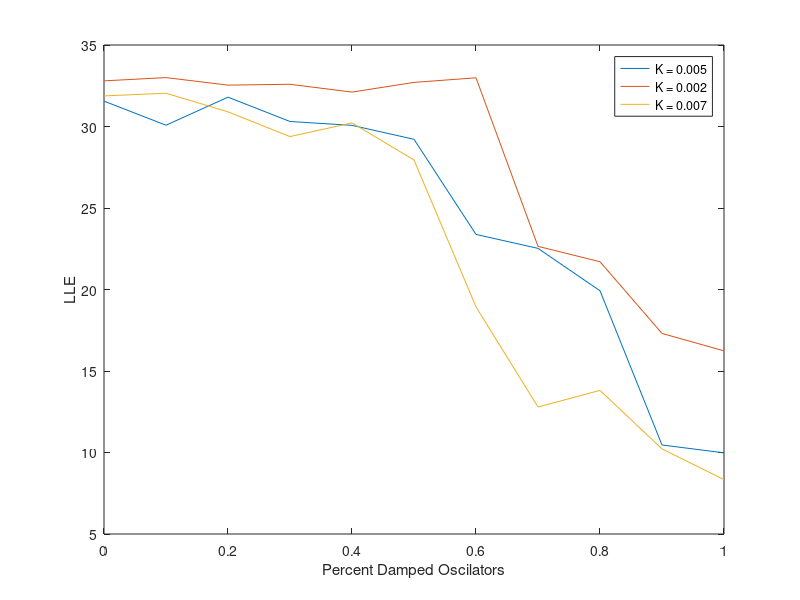

The MATLAB source for this figure:

% strong light intensity - 0.007
LLEs0 = [ 
          34.175  32.04
          34.975  32.96
          32.725  29.74
          32.425  28.02
          34.20   30.4
          32.85   27
          32.325  18
          31.9    12
          32      13
          33.4    10.04
          32.625  8 

        ];
difs = LLEs0(:,1) - LLEs0(:,2);
normalized_lle0 = 34*(1-difs./LLEs0(:,1));

% moderate light strong - 0.005
  
  % LLE matrix format : original period - LLE
  LLEs = [34.10    31.65
          34.95    30.92
          34.00    31.80
          33.70    30.04
          34.78    30.76
          33.40    28.70
          33.10    22.76
          33.30    22.06
          33.50    19.63
          32.50    10.00
          33.80    9.920];
        
difs = LLEs(:,1) - LLEs(:,2);
normalized_lle = 34*(1-difs./LLEs(:,1));

        
% light intensity is weak 0.002
  
  LLE1s = [ 34    32.8
            32.66 31.7
            33.02 31.6
            32.57  31.22
            35.1 33.15
            32.85 31.6
            31.58 30.64 
            31.6 21.05
            31.8 20.30
            33.4 17.00
            33.3 15.90 ];

difs = LLE1s(:,1) - LLE1s(:,2);
normalized_lle1 = 34*(1-difs./LLE1s(:,1));

        

t = [0
      0.1
      0.2
      0.3
      0.4
      0.5
      0.6
      0.7
      0.8
      0.9
      1];

figure;
plot( t, normalized_lle);

hold on;
plot( t, normalized_lle1);
plot( t, normalized_lle0);

xlabel('Percent Damped Oscilators');
ylabel('LLE');
legend('K = 0.005', 'K = 0.002', 'K = 0.007');